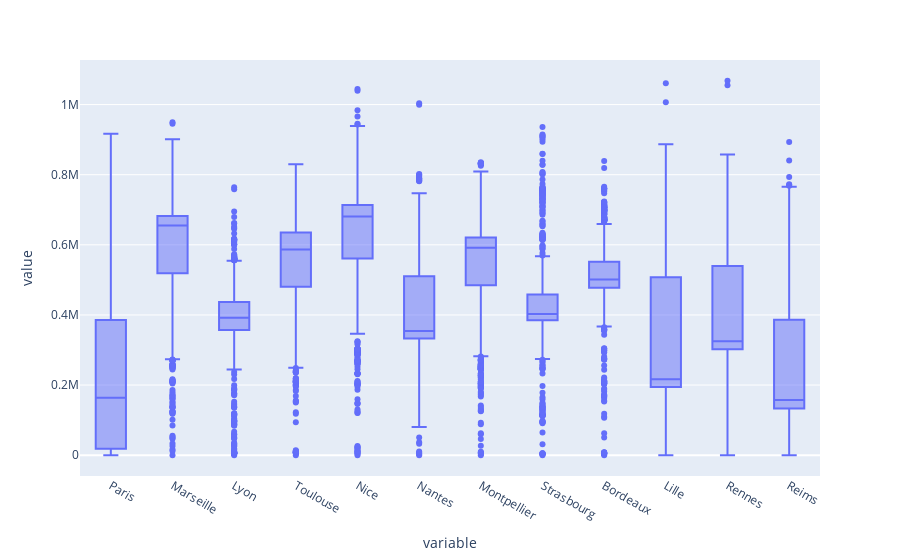

The code cell stored with this chart in its notebook:
### Code cell
# plot what the distances looks like
fig = px.box(distances_df.iloc[:-1].T.iloc[:12].T)
fig.update_layout()
fig

### Figure 1 — Plotly figure (JSON) as saved in the notebook; plotly's stock layout.template omitted (floating-point values rounded to 4 significant figures; data arrays with more than 128 entries replaced by an {"elided": "..."} marker saying what was removed)
{"data": [{"alignmentgroup": "True", "hovertemplate": "variable=%{x}<br>value=%{y}<extra></extra>", "legendgroup": "", "marker": {"color": "#636efa"}, "name": "", "notched": false, "offsetgroup": "", "orientation": "v", "showlegend": false, "type": "box", "x": {"elided": "7596 str values"}, "x0": " ", "xaxis": "x", "y": {"elided": "7596 float values"}, "y0": " ", "yaxis": "y"}], "layout": {"boxmode": "group", "legend": {"tracegroupgap": 0}, "margin": {"t": 60}, "xaxis": {"anchor": "y", "domain": [0, 1], "title": {"text": "variable"}}, "yaxis": {"anchor": "x", "domain": [0, 1], "title": {"text": "value"}}}}
